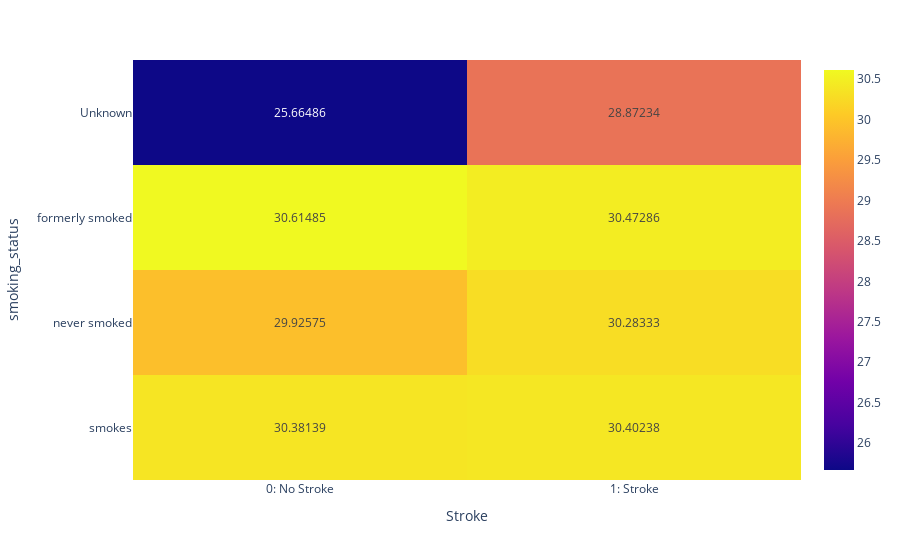

Here is the notebook cell this chart was saved with:
### Markdown cell above
- In this section we will again use a Heatmap to understand the relation between BMI, Smoking, and Stroke.
- As a first step we will group the data based on the **smoking_status**, and **stroke** columns by using the **.groupby()** method. After grouping we will access the **bmi** column and aggregate using the **mean()** function.
- We will then use **.pivot()** to reshape the dataframe based on the values of columns **smoking_status**, **stroke**, and **bmi**.
- The Heatmap is plotted using the Plotly express function **px.imshow()**.

### Code cell
grp_data = data.groupby(['smoking_status', 'stroke'])['bmi'].mean().reset_index()
grp_df = grp_data.pivot('smoking_status', 'stroke', 'bmi')
fig = px.imshow(grp_df, text_auto=True).update_layout(xaxis_title="Stroke", yaxis_title="smoking_status", xaxis = dict(
        tickvals = [0, 1],
        ticktext = ['0: No Stroke', '1: Stroke']))
fig.show()

### Figure 1 — Plotly figure (JSON) as saved in the notebook; plotly's stock layout.template omitted (floating-point values rounded to 4 significant figures)
{"data": [{"coloraxis": "coloraxis", "hovertemplate": "stroke: %{x}<br>smoking_status: %{y}<br>color: %{z}<extra></extra>", "name": "0", "texttemplate": "%{z}", "type": "heatmap", "x": [0, 1], "xaxis": "x", "y": ["Unknown", "formerly smoked", "never smoked", "smokes"], "yaxis": "y", "z": [[25.66, 28.87], [30.61, 30.47], [29.93, 30.28], [30.38, 30.4]]}], "layout": {"coloraxis": {"colorscale": [[0, "#0d0887"], [0.1111, "#46039f"], [0.2222, "#7201a8"], [0.3333, "#9c179e"], [0.4444, "#bd3786"], [0.5556, "#d8576b"], [0.6667, "#ed7953"], [0.7778, "#fb9f3a"], [0.8889, "#fdca26"], [1, "#f0f921"]]}, "margin": {"t": 60}, "xaxis": {"anchor": "y", "constrain": "domain", "domain": [0, 1], "scaleanchor": "y", "ticktext": ["0: No Stroke", "1: Stroke"], "tickvals": [0, 1], "title": {"text": "Stroke"}}, "yaxis": {"anchor": "x", "autorange": "reversed", "constrain": "domain", "domain": [0, 1], "title": {"text": "smoking_status"}}}}
